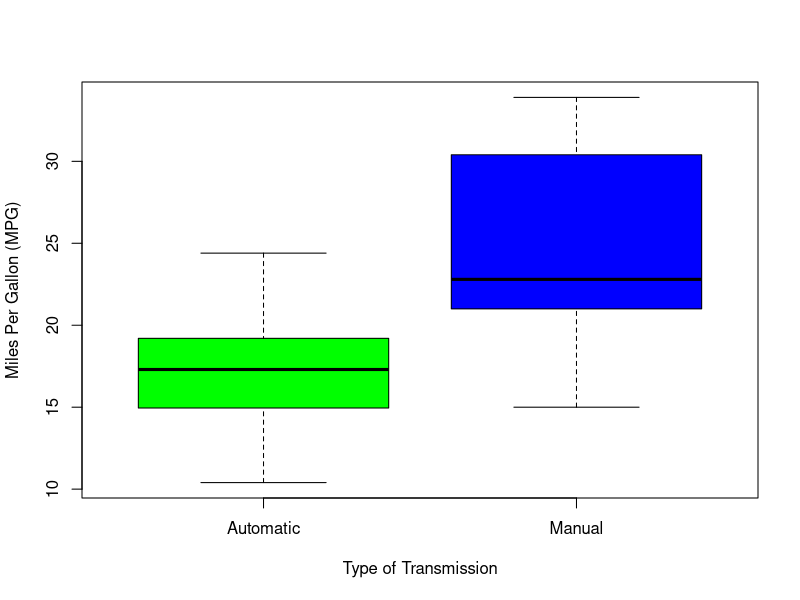
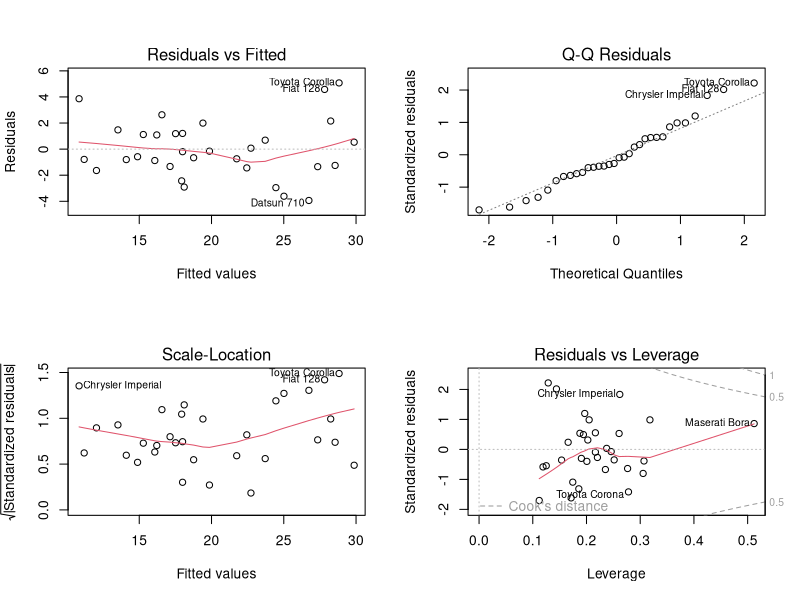

Source code (R) for these figures, in order:
## ---- chunk 1
library(datasets)
library(ggplot2)
## ---- chunk 2
data(mtcars)
head(mtcars)
## ---- chunk 3
mtcars$cyl <- factor(mtcars$cyl)
mtcars$vs <- factor(mtcars$vs)
mtcars$gear <- factor(mtcars$gear)
mtcars$carb <- factor(mtcars$carb)
mtcars$am <- factor(mtcars$am,labels=c('Automatic','Manual'))
str(mtcars)
## ---- chunk 4
aggregate(mpg~am, data = mtcars, mean)
## ---- chunk 5
boxplot(mpg ~ am, data = mtcars, col = (c("green","blue")), ylab = "Miles Per Gallon (MPG)", xlab = "Type of Transmission")
## ---- chunk 6
automatic <- mtcars[mtcars$am == "Automatic",]
manual <- mtcars[mtcars$am == "Manual",]
t.test(automatic$mpg, manual$mpg, conf.level = 0.95, 
       alternative="two.sided", var.equal = FALSE, paired = FALSE)
## ---- chunk 7
model_base <- lm(mpg ~ am, data = mtcars)
summary(model_base)
## ---- chunk 8
model_adjust <- lm(mpg ~ am + cyl + disp + hp + wt, data = mtcars)
summary(model_adjust)
## ---- chunk 9
anova(model_base, model_adjust)
## ---- chunk 10
par(mfrow = c(2, 2))
plot(model_adjust)
